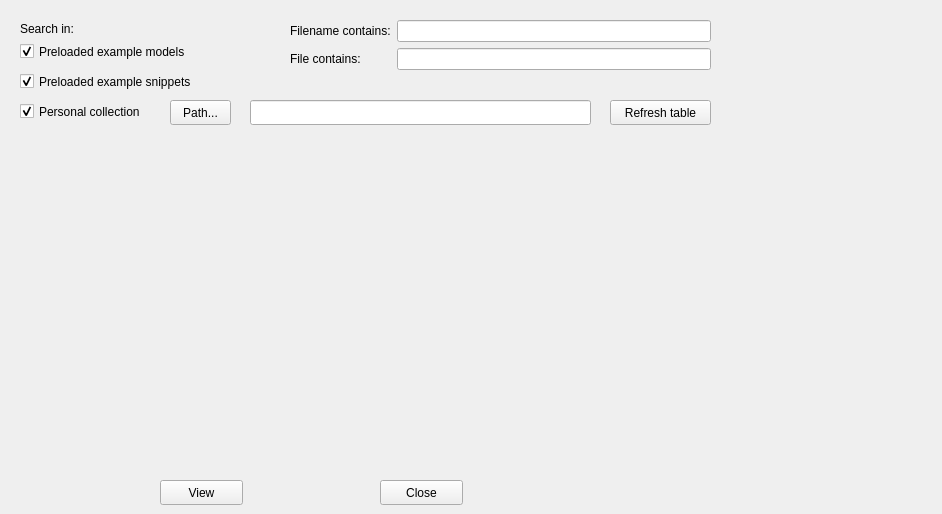
<?xml version="1.0" encoding="UTF-8"?>
<ui version="4.0">
 <class>SearchMPFilesDialog</class>
 <widget class="QDialog" name="SearchMPFilesDialog">
  <property name="geometry">
   <rect>
    <x>0</x>
    <y>0</y>
    <width>942</width>
    <height>514</height>
   </rect>
  </property>
  <property name="windowTitle">
   <string>Search .mp text</string>
  </property>
  <widget class="QPushButton" name="collection_path_pb">
   <property name="geometry">
    <rect>
     <x>170</x>
     <y>100</y>
     <width>61</width>
     <height>25</height>
    </rect>
   </property>
   <property name="text">
    <string>Path...</string>
   </property>
   <property name="autoDefault">
    <bool>false</bool>
   </property>
  </widget>
  <widget class="QPushButton" name="View_pb">
   <property name="geometry">
    <rect>
     <x>160</x>
     <y>480</y>
     <width>83</width>
     <height>25</height>
    </rect>
   </property>
   <property name="text">
    <string>View</string>
   </property>
   <property name="autoDefault">
    <bool>false</bool>
   </property>
  </widget>
  <widget class="QPushButton" name="close_pb">
   <property name="geometry">
    <rect>
     <x>380</x>
     <y>480</y>
     <width>83</width>
     <height>25</height>
    </rect>
   </property>
   <property name="text">
    <string>Close</string>
   </property>
   <property name="autoDefault">
    <bool>false</bool>
   </property>
  </widget>
  <widget class="QLabel" name="label">
   <property name="geometry">
    <rect>
     <x>20</x>
     <y>20</y>
     <width>71</width>
     <height>17</height>
    </rect>
   </property>
   <property name="text">
    <string>Search in:</string>
   </property>
  </widget>
  <widget class="QCheckBox" name="preloaded_models_cb">
   <property name="geometry">
    <rect>
     <x>20</x>
     <y>40</y>
     <width>221</width>
     <height>23</height>
    </rect>
   </property>
   <property name="text">
    <string>Preloaded example models</string>
   </property>
   <property name="checked">
    <bool>true</bool>
   </property>
  </widget>
  <widget class="QCheckBox" name="preloaded_snippets_cb">
   <property name="geometry">
    <rect>
     <x>20</x>
     <y>70</y>
     <width>221</width>
     <height>23</height>
    </rect>
   </property>
   <property name="text">
    <string>Preloaded example snippets</string>
   </property>
   <property name="checked">
    <bool>true</bool>
   </property>
  </widget>
  <widget class="QCheckBox" name="personal_collection_cb">
   <property name="geometry">
    <rect>
     <x>20</x>
     <y>100</y>
     <width>161</width>
     <height>23</height>
    </rect>
   </property>
   <property name="text">
    <string>Personal collection</string>
   </property>
   <property name="checked">
    <bool>true</bool>
   </property>
  </widget>
  <widget class="QWidget" name="formLayoutWidget">
   <property name="geometry">
    <rect>
     <x>290</x>
     <y>20</y>
     <width>421</width>
     <height>61</height>
    </rect>
   </property>
   <layout class="QFormLayout" name="formLayout">
    <item row="0" column="0">
     <widget class="QLabel" name="label_2">
      <property name="text">
       <string>Filename contains:</string>
      </property>
     </widget>
    </item>
    <item row="1" column="0">
     <widget class="QLabel" name="label_3">
      <property name="text">
       <string>File contains:</string>
      </property>
     </widget>
    </item>
    <item row="1" column="1">
     <widget class="QLineEdit" name="file_contains_le"/>
    </item>
    <item row="0" column="1">
     <widget class="QLineEdit" name="filename_contains_le"/>
    </item>
   </layout>
  </widget>
  <widget class="QWidget" name="verticalLayoutWidget">
   <property name="geometry">
    <rect>
     <x>20</x>
     <y>140</y>
     <width>901</width>
     <height>331</height>
    </rect>
   </property>
   <layout class="QVBoxLayout" name="file_metadata_table_layout"/>
  </widget>
  <widget class="QPushButton" name="refresh_table_pb">
   <property name="geometry">
    <rect>
     <x>610</x>
     <y>100</y>
     <width>101</width>
     <height>25</height>
    </rect>
   </property>
   <property name="text">
    <string>Refresh table</string>
   </property>
   <property name="autoDefault">
    <bool>false</bool>
   </property>
  </widget>
  <widget class="QLineEdit" name="personal_collection_path_le">
   <property name="enabled">
    <bool>true</bool>
   </property>
   <property name="geometry">
    <rect>
     <x>250</x>
     <y>100</y>
     <width>341</width>
     <height>25</height>
    </rect>
   </property>
   <property name="readOnly">
    <bool>true</bool>
   </property>
  </widget>
 </widget>
 <resources/>
 <connections/>
</ui>
